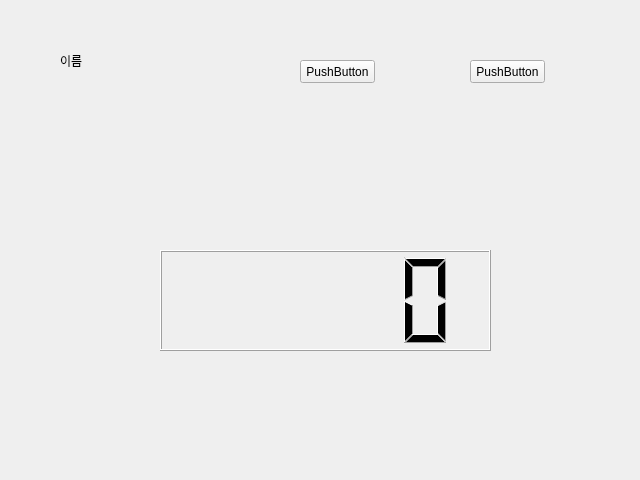
<?xml version="1.0" encoding="UTF-8"?>
<ui version="4.0">
 <class>Form</class>
 <widget class="QWidget" name="Form">
  <property name="geometry">
   <rect>
    <x>0</x>
    <y>0</y>
    <width>640</width>
    <height>480</height>
   </rect>
  </property>
  <property name="windowTitle">
   <string>Form</string>
  </property>
  <widget class="QLCDNumber" name="lcdNumber">
   <property name="geometry">
    <rect>
     <x>160</x>
     <y>250</y>
     <width>331</width>
     <height>101</height>
    </rect>
   </property>
  </widget>
  <widget class="QPushButton" name="btn1">
   <property name="geometry">
    <rect>
     <x>300</x>
     <y>60</y>
     <width>75</width>
     <height>23</height>
    </rect>
   </property>
   <property name="text">
    <string>PushButton</string>
   </property>
  </widget>
  <widget class="QPushButton" name="btn2">
   <property name="geometry">
    <rect>
     <x>470</x>
     <y>60</y>
     <width>75</width>
     <height>23</height>
    </rect>
   </property>
   <property name="text">
    <string>PushButton</string>
   </property>
  </widget>
  <widget class="QLabel" name="label">
   <property name="geometry">
    <rect>
     <x>60</x>
     <y>40</y>
     <width>111</width>
     <height>41</height>
    </rect>
   </property>
   <property name="text">
    <string>이름</string>
   </property>
  </widget>
 </widget>
 <resources/>
 <connections/>
</ui>
